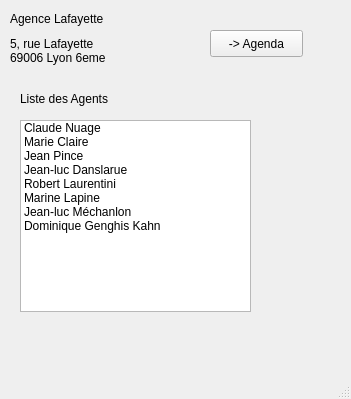
<?xml version="1.0" encoding="UTF-8"?>
<ui version="4.0">
 <class>MainWindow</class>
 <widget class="QMainWindow" name="MainWindow">
  <property name="geometry">
   <rect>
    <x>0</x>
    <y>0</y>
    <width>351</width>
    <height>399</height>
   </rect>
  </property>
  <property name="windowTitle">
   <string>Agence</string>
  </property>
  <widget class="QWidget" name="centralwidget">
   <widget class="QListWidget" name="listWidget">
    <property name="geometry">
     <rect>
      <x>20</x>
      <y>120</y>
      <width>231</width>
      <height>192</height>
     </rect>
    </property>
    <item>
     <property name="text">
      <string>Claude Nuage</string>
     </property>
    </item>
    <item>
     <property name="text">
      <string>Marie Claire</string>
     </property>
    </item>
    <item>
     <property name="text">
      <string>Jean Pince</string>
     </property>
    </item>
    <item>
     <property name="text">
      <string>Jean-luc Danslarue</string>
     </property>
    </item>
    <item>
     <property name="text">
      <string>Robert Laurentini</string>
     </property>
    </item>
    <item>
     <property name="text">
      <string>Marine Lapine</string>
     </property>
    </item>
    <item>
     <property name="text">
      <string>Jean-luc Méchanlon</string>
     </property>
    </item>
    <item>
     <property name="text">
      <string>Dominique Genghis Kahn</string>
     </property>
    </item>
   </widget>
   <widget class="QLabel" name="label">
    <property name="geometry">
     <rect>
      <x>10</x>
      <y>10</y>
      <width>211</width>
      <height>17</height>
     </rect>
    </property>
    <property name="text">
     <string>Agence Lafayette</string>
    </property>
   </widget>
   <widget class="QLabel" name="label_2">
    <property name="geometry">
     <rect>
      <x>20</x>
      <y>90</y>
      <width>131</width>
      <height>17</height>
     </rect>
    </property>
    <property name="text">
     <string>Liste des Agents</string>
    </property>
   </widget>
   <widget class="QLabel" name="label_3">
    <property name="geometry">
     <rect>
      <x>10</x>
      <y>30</y>
      <width>121</width>
      <height>41</height>
     </rect>
    </property>
    <property name="text">
     <string>5, rue Lafayette
69006 Lyon 6eme</string>
    </property>
   </widget>
   <widget class="QPushButton" name="pushButton">
    <property name="geometry">
     <rect>
      <x>210</x>
      <y>30</y>
      <width>93</width>
      <height>27</height>
     </rect>
    </property>
    <property name="text">
     <string>-&gt; Agenda</string>
    </property>
   </widget>
  </widget>
  <widget class="QMenuBar" name="menubar">
   <property name="geometry">
    <rect>
     <x>0</x>
     <y>0</y>
     <width>351</width>
     <height>25</height>
    </rect>
   </property>
  </widget>
  <widget class="QStatusBar" name="statusbar"/>
 </widget>
 <resources/>
 <connections/>
</ui>
